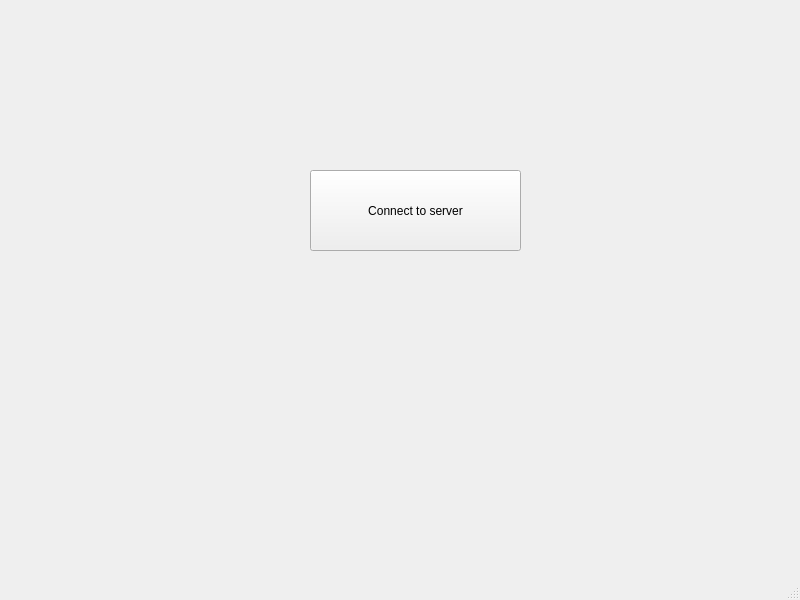
<?xml version="1.0" encoding="UTF-8"?>
<ui version="4.0">
 <class>MainWindow</class>
 <widget class="QMainWindow" name="MainWindow">
  <property name="geometry">
   <rect>
    <x>0</x>
    <y>0</y>
    <width>800</width>
    <height>600</height>
   </rect>
  </property>
  <property name="windowTitle">
   <string>MainWindow</string>
  </property>
  <widget class="QWidget" name="centralwidget">
   <widget class="QPushButton" name="pushButton">
    <property name="geometry">
     <rect>
      <x>310</x>
      <y>170</y>
      <width>211</width>
      <height>81</height>
     </rect>
    </property>
    <property name="text">
     <string>Connect to server</string>
    </property>
   </widget>
  </widget>
  <widget class="QMenuBar" name="menubar">
   <property name="geometry">
    <rect>
     <x>0</x>
     <y>0</y>
     <width>800</width>
     <height>22</height>
    </rect>
   </property>
  </widget>
  <widget class="QStatusBar" name="statusbar"/>
 </widget>
 <resources/>
 <connections/>
</ui>
